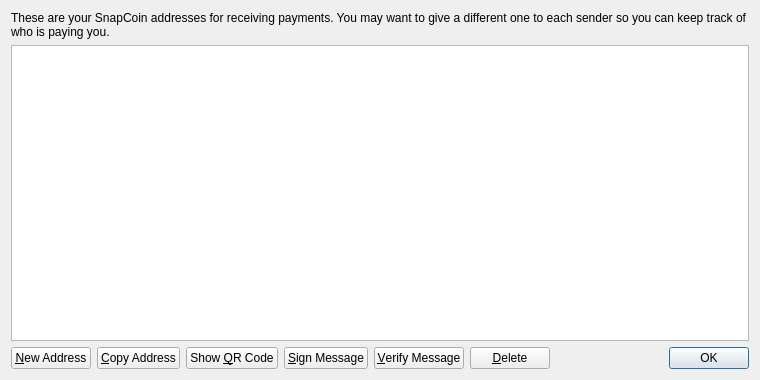
<?xml version="1.0" encoding="UTF-8"?>
<ui version="4.0">
 <class>AddressBookPage</class>
 <widget class="QWidget" name="AddressBookPage">
  <property name="geometry">
   <rect>
    <x>0</x>
    <y>0</y>
    <width>760</width>
    <height>380</height>
   </rect>
  </property>
  <property name="windowTitle">
   <string>Address Book</string>
  </property>
  <layout class="QVBoxLayout" name="verticalLayout">
   <item>
    <widget class="QLabel" name="labelExplanation">
     <property name="text">
      <string>These are your SnapCoin addresses for receiving payments. You may want to give a different one to each sender so you can keep track of who is paying you.</string>
     </property>
     <property name="textFormat">
      <enum>Qt::PlainText</enum>
     </property>
     <property name="wordWrap">
      <bool>true</bool>
     </property>
    </widget>
   </item>
   <item>
    <widget class="QTableView" name="tableView">
     <property name="contextMenuPolicy">
      <enum>Qt::CustomContextMenu</enum>
     </property>
     <property name="toolTip">
      <string>Double-click to edit address or label</string>
     </property>
     <property name="tabKeyNavigation">
      <bool>false</bool>
     </property>
     <property name="alternatingRowColors">
      <bool>true</bool>
     </property>
     <property name="selectionMode">
      <enum>QAbstractItemView::SingleSelection</enum>
     </property>
     <property name="selectionBehavior">
      <enum>QAbstractItemView::SelectRows</enum>
     </property>
     <property name="sortingEnabled">
      <bool>true</bool>
     </property>
     <attribute name="verticalHeaderVisible">
      <bool>false</bool>
     </attribute>
    </widget>
   </item>
   <item>
    <layout class="QHBoxLayout" name="horizontalLayout">
     <item>
      <widget class="QPushButton" name="newAddressButton">
       <property name="toolTip">
        <string>Create a new address</string>
       </property>
       <property name="text">
        <string>&amp;New Address</string>
       </property>
       <property name="icon">
        <iconset resource="../bitcoin.qrc">
         <normaloff>:/icons/add</normaloff>:/icons/add</iconset>
       </property>
      </widget>
     </item>
     <item>
      <widget class="QPushButton" name="copyToClipboard">
       <property name="toolTip">
        <string>Copy the currently selected address to the system clipboard</string>
       </property>
       <property name="text">
        <string>&amp;Copy Address</string>
       </property>
       <property name="icon">
        <iconset resource="../bitcoin.qrc">
         <normaloff>:/icons/editcopy</normaloff>:/icons/editcopy</iconset>
       </property>
      </widget>
     </item>
     <item>
      <widget class="QPushButton" name="showQRCode">
       <property name="text">
        <string>Show &amp;QR Code</string>
       </property>
       <property name="icon">
        <iconset resource="../bitcoin.qrc">
         <normaloff>:/icons/qrcode</normaloff>:/icons/qrcode</iconset>
       </property>
      </widget>
     </item>
     <item>
      <widget class="QPushButton" name="signMessage">
       <property name="toolTip">
        <string>Sign a message to prove you own a Bitcoin address</string>
       </property>
       <property name="text">
        <string>&amp;Sign Message</string>
       </property>
       <property name="icon">
        <iconset resource="../bitcoin.qrc">
         <normaloff>:/icons/edit</normaloff>:/icons/edit</iconset>
       </property>
      </widget>
     </item>
     <item>
      <widget class="QPushButton" name="verifyMessage">
       <property name="toolTip">
        <string>Verify a message to ensure it was signed with a specified Bitcoin address</string>
       </property>
       <property name="text">
        <string>&amp;Verify Message</string>
       </property>
       <property name="icon">
        <iconset resource="../bitcoin.qrc">
         <normaloff>:/icons/transaction_0</normaloff>:/icons/transaction_0</iconset>
       </property>
      </widget>
     </item>
     <item>
      <widget class="QPushButton" name="deleteButton">
       <property name="toolTip">
        <string>Delete the currently selected address from the list. Only sending addresses can be deleted.</string>
       </property>
       <property name="text">
        <string>&amp;Delete</string>
       </property>
       <property name="icon">
        <iconset resource="../bitcoin.qrc">
         <normaloff>:/icons/remove</normaloff>:/icons/remove</iconset>
       </property>
      </widget>
     </item>
     <item>
      <spacer name="horizontalSpacer">
       <property name="orientation">
        <enum>Qt::Horizontal</enum>
       </property>
       <property name="sizeHint" stdset="0">
        <size>
         <width>40</width>
         <height>20</height>
        </size>
       </property>
      </spacer>
     </item>
     <item>
      <widget class="QDialogButtonBox" name="buttonBox">
       <property name="sizePolicy">
        <sizepolicy hsizetype="Maximum" vsizetype="Fixed">
         <horstretch>0</horstretch>
         <verstretch>0</verstretch>
        </sizepolicy>
       </property>
       <property name="standardButtons">
        <set>QDialogButtonBox::Ok</set>
       </property>
      </widget>
     </item>
    </layout>
   </item>
  </layout>
 </widget>
 <resources>
  <include location="../bitcoin.qrc"/>
 </resources>
 <connections/>
</ui>
